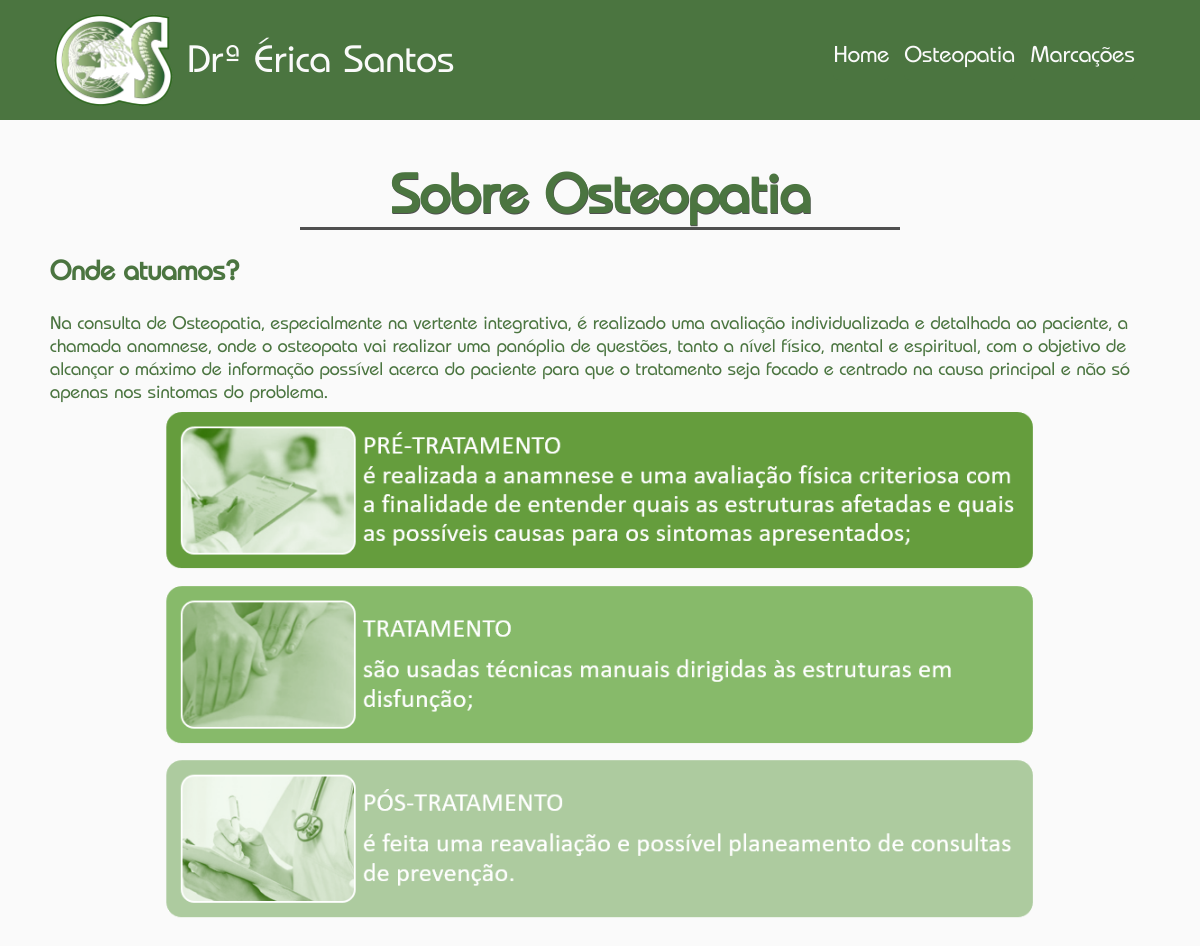
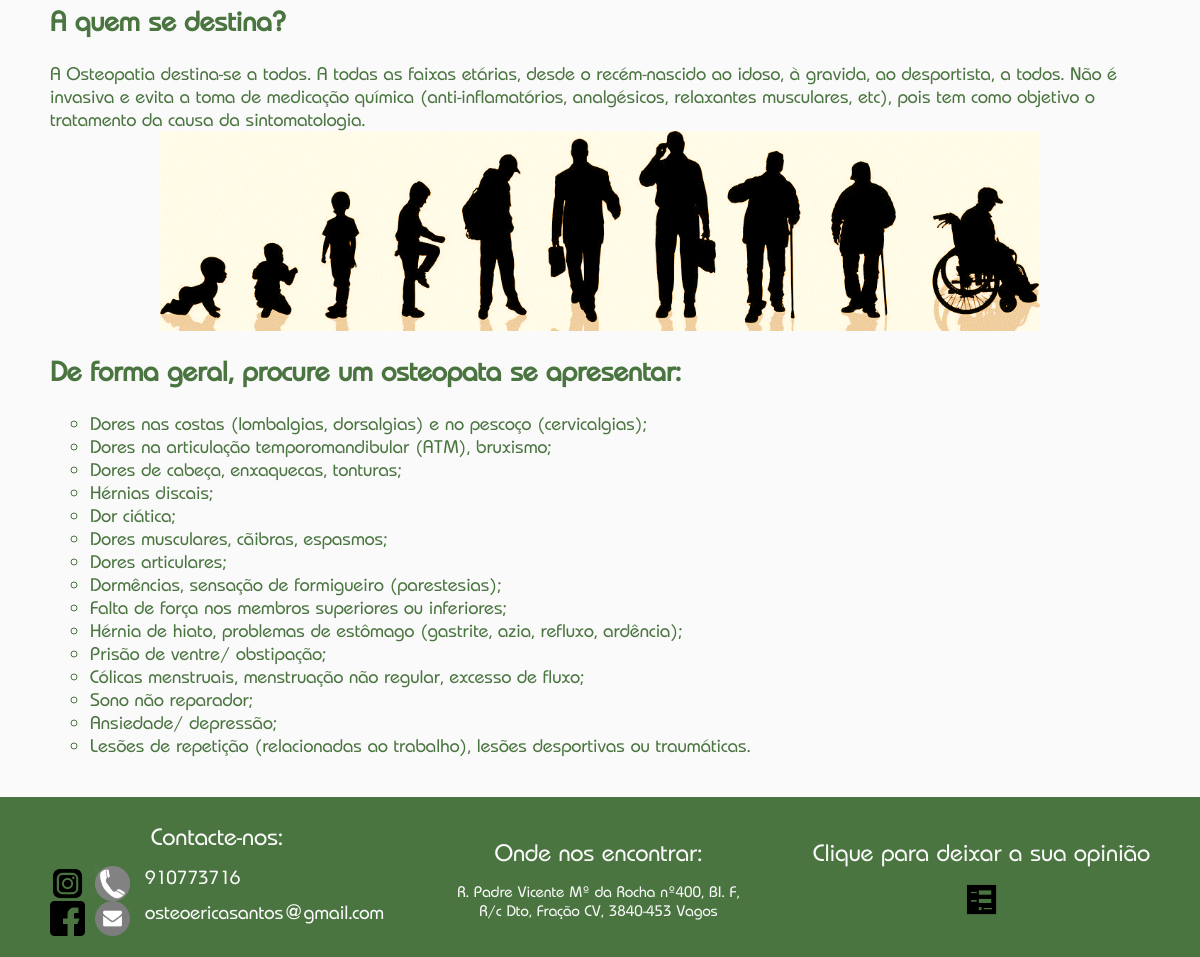
The page /osteopatia_sobre/ on the database its author committed (2 pictures, top to bottom).
### eso/models.py (models this page shows, shortened)
class OsteopathyAbout(models.Model):
    text_where = models.TextField()
    image_where = models.ImageField(upload_to="eso/static/eso/media/image_about_where")
    text_who = models.TextField()
    image_who = models.ImageField(upload_to="eso/static/eso/media/image_about_who")

class OsteopathyAdvantages(models.Model):
    text = models.TextField()

### eso/views.py (the view)
# urls.py: path('osteopatia_sobre/', osteopathy_about_page, name='osteopathy_about_page'),
def osteopathy_about_page(request):
    osteopathy_about = get_object_or_404(OsteopathyAbout)
    osteopathy_advantages = OsteopathyAdvantages.objects.all()
    context = {
        "osteopathy_about": osteopathy_about,
        "osteopathy_advantages": osteopathy_advantages}
    return render(request=request, template_name='eso/osteopathy_about_page.html', context=context)

### eso/templates/eso/osteopathy_about_page.html
{% extends "eso/base.html" %}
{% block main-content %}
    <h1>Sobre Osteopatia</h1>
    <h2>Onde atuamos?</h2>
    <div>{{osteopathy_about.text_where}}</div>
    <img class="scalable-img" src="{{osteopathy_about.image_where.url}}" alt="Onde atuamos">
    <h2>A quem se destina?</h2>
    <div>{{osteopathy_about.text_who}}</div>
    <img class="scalable-img" src="{{osteopathy_about.image_who.url}}" alt="A quem se destina">
    <h2>De forma geral, procure um osteopata se apresentar:</h2>
        <ul id="osteopathy_advantages">
            {% for advantage in osteopathy_advantages %}
                <li>{{advantage.text}}</li>
            {% endfor %}
        </ul>
{% endblock %}

### eso/templates/eso/base.html (shortened to what this page needs)
{% load static %}
<!DOCTYPE html>
<html lang=pt dir="ltr" ng-app="ericaSantosOsteopada" ng-cloak>
    <head>
        <link rel="stylesheet" href="{% static 'eso/styles/styles.css' %}">
    </head>
    <body ng-controller="mainCtrl">
        <nav id="navbar">
            <div class="container">
                <div id="brand">
                    <a href="{% url 'home_page' %}">
                        <img id="brand-img" src="{% static 'eso/media/logo.png' %}" alt="">
                        <div id="brand-name">Drª Érica Santos</div>
                    </a>
                </div>
                <ul id="nav-menu-regular" class="nav-menu">
                    <li class="nav-item"><a href="{% url 'home_page' %}">Home</a></li>
                    <li class="nav-item nav-item-expansive">
                        <a href="{% url 'osteopathy_about_page' %}">Osteopatia</a>
                        <a href="{% url 'osteopathy_about_page' %}">Sobre</a>
                    </li>
                    <li class="nav-item"><a href="{% url 'scheduling_page' %}">Marcações</a></li>
                </ul>
            </div>
        </nav>
        <div id="main-content" class="container">
            {% block main-content %}{% endblock %}
        </div>
        <footer id="contacts">
            <div class="container">
                <div class="footer-info-block">
                    <div class="footer-title">Contacte-nos:</div>
                    <ul class="footer-list">
                        <div class="contact-column">
                            <li class="footer-list-item">
                            <a href="http:\\www.google.com" target="_blank">
                                <img src="{% static 'eso/media/instagram.png' %}" alt="icon-instagram" class="image-contacts">
                            </a>
                            </li>
                            <li class="footer-list-item">
                                <a href="http:\\www.google.com" target="_blank">
                                    <img src="{% static 'eso/media/facebook.png' %}" alt="icon-facebook" class="image-contacts">
                                </a>
                            </li>
                        </div>
                        <div class="contact-column">
                            <li class="footer-list-item">
                            <a href="tel: 910773716" target="_blank" class="contact-link">
                                <img src="{% static 'eso/media/phone.png' %}" alt="icon-phone" class="image-contacts">
                                <div>910773716</div>
                            </a>
                            </li>
                            <li class="footer-list-item">
                                <a href="mailto: osteoericasantos@gmail.com" target="_blank" class="contact-link">
                                    <img src="{% static 'eso/media/email.png' %}" alt="icon-email" class="image-contacts">
                                    <div>osteoericasantos@gmail.com</div>
                                </a>
                            </li>
                        </div>
                    </ul>
                </div>
                <div class="footer-info-block">
                    <div class="footer-title">Onde nos encontrar:</div>
                    <a href="https://goo.gl/maps/wLdJufHqeFerkUSR7" target="_blank">
                        <div>R. Padre Vicente Mª da Rocha nº400, BI. F,</div>
                        <div>R/c Dto, Fração CV, 3840-453 Vagos</div>
                    </a>
                </div>
                <div class="footer-info-block">
                    <a href="{% url 'opinion_page' %}" id="contacts-opinion-link">
                        <div class="footer-title">Clique para deixar a sua opinião</div>
                        <img id="icon-form" src="{% static 'eso/media/form.png' %}" alt="icon-form" class="image-contacts">
                    </a>
                </div>
            </div>
        </footer>
    </body>
</html>

### eso/static/eso/styles/styles.css (style rules this page uses)
html { scroll-behavior: smooth; }
body { box-sizing: border-box; background-color: #fafafa; color: #4B7540; margin: 0; font-family: 'BauhausCustom'; font-size: 1em; }
a, a:hover { text-decoration: none; color: #4B7540; }
li { list-style: none; }
#navbar { position: fixed; display: block; background-color: #4B7540; width: 100%; height: 120px; z-index: 5; }
.nav-item { display: grid; height: 40px; background-color: #4B7540; overflow: hidden; transition: all .2s linear; text-align: center; border-radius: 5px; }
.container { margin: auto; }
#brand { height: 100px; display: inline-block; }
#brand-img { height: 100px; float: left; margin-top: 10px; }
#brand-name { float: left; color: #fafafa; font-size: 2.5em; margin: 35px 0 40px 10px; }
.nav-menu { float: right; font-size: 1.5em; margin-top: 40px; }
.nav-item { float: left; margin-right: 15px; }
.nav-item-expansive a:nth-child(2) { margin-top: 10px; }
.nav-item a { color: #fafafa; }
#main-content { padding-top: 140px; font-size: 1.2em; margin-bottom: 200px; }
#contacts { background-color: #4B7540; color: #fafafa; height: 140px; width: 100%; margin-top: 20px; position: fixed; bottom: 0; padding: 10px 0; }
#contacts .container { display: flex; justify-content: space-between; }
.footer-info-block { margin-top: 15px; }
#contacts .footer-info-block { align-self: center; text-align: center; }
.footer-info-block a { display: inline-block; color: #fafafa; }
.footer-title { font-size: 25px; margin-bottom: 15px; color: #fafafa; }
.footer-list { padding: 0; margin: 0; display: flex; }
.contact-column:nth-child(2) { margin-left: 10px; }
.contact-column a { display: flex; color: #fafafa; }
.contact-column a div { margin-left: 15px; font-size: 20px; }
.image-contacts { width: 35px; }
h1 { text-align: center; text-shadow: #4f4f4f 0.5px 0.5px; font-size: 3em; border-bottom: solid 3px #4f4f4f; width: 600px; margin: 20px auto; }
.scalable-img { width: 80%; display: block; margin-left: auto; margin-right: auto; }
#osteopathy_advantages li, #pediatric_osteopathy_reasons li, #specializations li, .list-with-decorators { list-style: circle; }
@media (min-width: 1200px) and (max-width: 1449px) { .container { width: 1100px; } }

### rows shown on the page
OsteopathyAbout: text_where "Na consulta de Osteopatia, especialmente na vertente integrativa, é realizado uma avaliação individualizada e detalhada ao paciente, a chamada anamnese, onde o osteopata vai realizar uma panóplia de questões, tanto a nível físico, mental e espiritual, com o objetivo de alcançar o máximo de informação possível acerca do paciente para que o tratamento seja focado e centrado na causa principal e não só apenas nos sintomas do problema.", image_where (picture), text_who "A Osteopatia destina-se a todos. A todas as faixas etárias, desde o recém-nascido ao idoso, à gravida, ao desportista, a todos. Não é invasiva e evita a toma de medicação química (anti-inflamatórios, analgésicos, relaxantes musculares, etc), pois tem como objetivo o tratamento da causa da sintomatologia.", image_who (picture)
OsteopathyAdvantages: text "Dores nas costas (lombalgias, dorsalgias) e no pescoço (cervicalgias);"
OsteopathyAdvantages: text "Dores na articulação temporomandibular (ATM), bruxismo;"
OsteopathyAdvantages: text "Dores de cabeça, enxaquecas, tonturas;"
OsteopathyAdvantages: text "Hérnias discais;"
OsteopathyAdvantages: text "Dor ciática;"
OsteopathyAdvantages: text "Dores musculares, cãibras, espasmos;"
OsteopathyAdvantages: text "Dores articulares;"
OsteopathyAdvantages: text "Dormências, sensação de formigueiro (parestesias);"
OsteopathyAdvantages: text "Falta de força nos membros superiores ou inferiores;"
OsteopathyAdvantages: text "Hérnia de hiato, problemas de estômago (gastrite, azia, refluxo, ardência);"
OsteopathyAdvantages: text "Prisão de ventre/ obstipação;"
OsteopathyAdvantages: text "Cólicas menstruais, menstruação não regular, excesso de fluxo;"
OsteopathyAdvantages: text "Sono não reparador;"
OsteopathyAdvantages: text "Ansiedade/ depressão;"
OsteopathyAdvantages: text "Lesões de repetição (relacionadas ao trabalho), lesões desportivas ou traumáticas."
